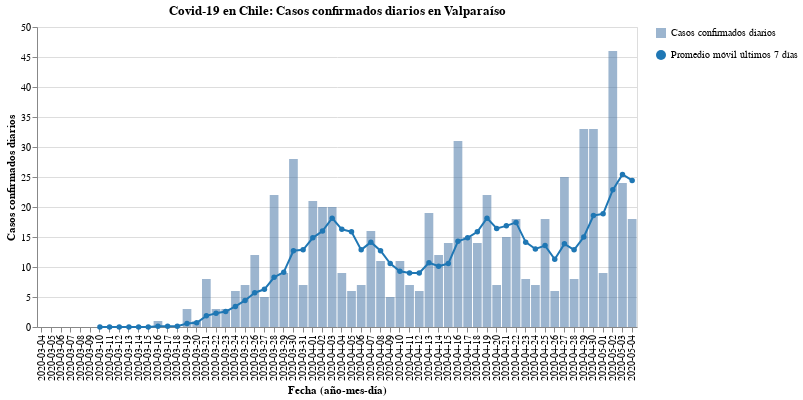

Write notebook code for a chart like this one.
### Code cell
#hide_input
bars, line = my_cases_plot(region)
(bars + line).properties(
    title=f'Covid-19 en Chile: Casos confirmados diarios en {region}',
    width=600
)

### Figure 1 — Vega-Lite specification as saved in the notebook (floating-point values rounded to 4 significant figures)
{"config": {"view": {"continuousWidth": 400, "continuousHeight": 300}}, "layer": [{"mark": {"type": "bar", "opacity": 0.7}, "encoding": {"opacity": {"type": "nominal", "field": "Casos confirmados diarios", "legend": {"title": ""}}, "tooltip": [{"type": "nominal", "field": "Fecha"}, {"type": "quantitative", "field": "Casos confirmados"}], "x": {"type": "nominal", "axis": {"title": "Fecha (año-mes-día)"}, "field": "Fecha"}, "y": {"type": "quantitative", "axis": {"title": "Casos confirmados diarios"}, "field": "Casos confirmados"}}}, {"mark": {"type": "line", "color": "#1f77b4", "point": {"filled": true, "fill": "#1f77b4"}}, "encoding": {"shape": {"type": "nominal", "field": "Promedio móvil últimos 7 días", "legend": {"title": ""}}, "x": {"type": "nominal", "axis": {"title": "Fecha (año-mes-día)"}, "field": "Fecha"}, "y": {"type": "quantitative", "field": "Rolling"}}}], "data": {"name": "data-ee1eb238ba0d8fe814710b7e63928afc"}, "title": "Covid-19 en Chile: Casos confirmados diarios en Valparaíso", "width": 600, "$schema": "https://vega.github.io/schema/vega-lite/v4.8.1.json", "datasets": {"data-ee1eb238ba0d8fe814710b7e63928afc": [{"Fecha": "2020-03-04", "Casos confirmados": 0, "Rolling": null, "Casos confirmados diarios": "Casos confirmados diarios", "Promedio móvil últimos 7 días": "Promedio móvil últimos 7 días"}, {"Fecha": "2020-03-05", "Casos confirmados": 0, "Rolling": null, "Casos confirmados diarios": "Casos confirmados diarios", "Promedio móvil últimos 7 días": "Promedio móvil últimos 7 días"}, {"Fecha": "2020-03-06", "Casos confirmados": 0, "Rolling": null, "Casos confirmados diarios": "Casos confirmados diarios", "Promedio móvil últimos 7 días": "Promedio móvil últimos 7 días"}, {"Fecha": "2020-03-07", "Casos confirmados": 0, "Rolling": null, "Casos confirmados diarios": "Casos confirmados diarios", "Promedio móvil últimos 7 días": "Promedio móvil últimos 7 días"}, {"Fecha": "2020-03-08", "Casos confirmados": 0, "Rolling": null, "Casos confirmados diarios": "Casos confirmados diarios", "Promedio móvil últimos 7 días": "Promedio móvil últimos 7 días"}, {"Fecha": "2020-03-09", "Casos confirmados": 0, "Rolling": null, "Casos confirmados diarios": "Casos confirmados diarios", "Promedio móvil últimos 7 días": "Promedio móvil últimos 7 días"}, {"Fecha": "2020-03-10", "Casos confirmados": 0, "Rolling": 0.0, "Casos confirmados diarios": "Casos confirmados diarios", "Promedio móvil últimos 7 días": "Promedio móvil últimos 7 días"}, {"Fecha": "2020-03-11", "Casos confirmados": 0, "Rolling": 0.0, "Casos confirmados diarios": "Casos confirmados diarios", "Promedio móvil últimos 7 días": "Promedio móvil últimos 7 días"}, {"Fecha": "2020-03-12", "Casos confirmados": 0, "Rolling": 0.0, "Casos confirmados diarios": "Casos confirmados diarios", "Promedio móvil últimos 7 días": "Promedio móvil últimos 7 días"}, {"Fecha": "2020-03-13", "Casos confirmados": 0, "Rolling": 0.0, "Casos confirmados diarios": "Casos confirmados diarios", "Promedio móvil últimos 7 días": "Promedio móvil últimos 7 días"}, {"Fecha": "2020-03-14", "Casos confirmados": 0, "Rolling": 0.0, "Casos confirmados diarios": "Casos confirmados diarios", "Promedio móvil últimos 7 días": "Promedio móvil últimos 7 días"}, {"Fecha": "2020-03-15", "Casos confirmados": 0, "Rolling": 0.0, "Casos confirmados diarios": "Casos confirmados diarios", "Promedio móvil últimos 7 días": "Promedio móvil últimos 7 días"}, {"Fecha": "2020-03-16", "Casos confirmados": 1, "Rolling": 0.1429, "Casos confirmados diarios": "Casos confirmados diarios", "Promedio móvil últimos 7 días": "Promedio móvil últimos 7 días"}, {"Fecha": "2020-03-17", "Casos confirmados": 0, "Rolling": 0.1429, "Casos confirmados diarios": "Casos confirmados diarios", "Promedio móvil últimos 7 días": "Promedio móvil últimos 7 días"}, {"Fecha": "2020-03-18", "Casos confirmados": 0, "Rolling": 0.1429, "Casos confirmados diarios": "Casos confirmados diarios", "Promedio móvil últimos 7 días": "Promedio móvil últimos 7 días"}, {"Fecha": "2020-03-19", "Casos confirmados": 3, "Rolling": 0.5714, "Casos confirmados diarios": "Casos confirmados diarios", "Promedio móvil últimos 7 días": "Promedio móvil últimos 7 días"}, {"Fecha": "2020-03-20", "Casos confirmados": 1, "Rolling": 0.7143, "Casos confirmados diarios": "Casos confirmados diarios", "Promedio móvil últimos 7 días": "Promedio móvil últimos 7 días"}, {"Fecha": "2020-03-21", "Casos confirmados": 8, "Rolling": 1.857, "Casos confirmados diarios": "Casos confirmados diarios", "Promedio móvil últimos 7 días": "Promedio móvil últimos 7 días"}, {"Fecha": "2020-03-22", "Casos confirmados": 3, "Rolling": 2.286, "Casos confirmados diarios": "Casos confirmados diarios", "Promedio móvil últimos 7 días": "Promedio móvil últimos 7 días"}, {"Fecha": "2020-03-23", "Casos confirmados": 3, "Rolling": 2.571, "Casos confirmados diarios": "Casos confirmados diarios", "Promedio móvil últimos 7 días": "Promedio móvil últimos 7 días"}, {"Fecha": "2020-03-24", "Casos confirmados": 6, "Rolling": 3.429, "Casos confirmados diarios": "Casos confirmados diarios", "Promedio móvil últimos 7 días": "Promedio móvil últimos 7 días"}, {"Fecha": "2020-03-25", "Casos confirmados": 7, "Rolling": 4.429, "Casos confirmados diarios": "Casos confirmados diarios", "Promedio móvil últimos 7 días": "Promedio móvil últimos 7 días"}, {"Fecha": "2020-03-26", "Casos confirmados": 12, "Rolling": 5.714, "Casos confirmados diarios": "Casos confirmados diarios", "Promedio móvil últimos 7 días": "Promedio móvil últimos 7 días"}, {"Fecha": "2020-03-27", "Casos confirmados": 5, "Rolling": 6.286, "Casos confirmados diarios": "Casos confirmados diarios", "Promedio móvil últimos 7 días": "Promedio móvil últimos 7 días"}, {"Fecha": "2020-03-28", "Casos confirmados": 22, "Rolling": 8.286, "Casos confirmados diarios": "Casos confirmados diarios", "Promedio móvil últimos 7 días": "Promedio móvil últimos 7 días"}, {"Fecha": "2020-03-29", "Casos confirmados": 9, "Rolling": 9.143, "Casos confirmados diarios": "Casos confirmados diarios", "Promedio móvil últimos 7 días": "Promedio móvil últimos 7 días"}, {"Fecha": "2020-03-30", "Casos confirmados": 28, "Rolling": 12.71, "Casos confirmados diarios": "Casos confirmados diarios", "Promedio móvil últimos 7 días": "Promedio móvil últimos 7 días"}, {"Fecha": "2020-03-31", "Casos confirmados": 7, "Rolling": 12.86, "Casos confirmados diarios": "Casos confirmados diarios", "Promedio móvil últimos 7 días": "Promedio móvil últimos 7 días"}, {"Fecha": "2020-04-01", "Casos confirmados": 21, "Rolling": 14.86, "Casos confirmados diarios": "Casos confirmados diarios", "Promedio móvil últimos 7 días": "Promedio móvil últimos 7 días"}, {"Fecha": "2020-04-02", "Casos confirmados": 20, "Rolling": 16.0, "Casos confirmados diarios": "Casos confirmados diarios", "Promedio móvil últimos 7 días": "Promedio móvil últimos 7 días"}, {"Fecha": "2020-04-03", "Casos confirmados": 20, "Rolling": 18.14, "Casos confirmados diarios": "Casos confirmados diarios", "Promedio móvil últimos 7 días": "Promedio móvil últimos 7 días"}, {"Fecha": "2020-04-04", "Casos confirmados": 9, "Rolling": 16.29, "Casos confirmados diarios": "Casos confirmados diarios", "Promedio móvil últimos 7 días": "Promedio móvil últimos 7 días"}, {"Fecha": "2020-04-05", "Casos confirmados": 6, "Rolling": 15.86, "Casos confirmados diarios": "Casos confirmados diarios", "Promedio móvil últimos 7 días": "Promedio móvil últimos 7 días"}, {"Fecha": "2020-04-06", "Casos confirmados": 7, "Rolling": 12.86, "Casos confirmados diarios": "Casos confirmados diarios", "Promedio móvil últimos 7 días": "Promedio móvil últimos 7 días"}, {"Fecha": "2020-04-07", "Casos confirmados": 16, "Rolling": 14.14, "Casos confirmados diarios": "Casos confirmados diarios", "Promedio móvil últimos 7 días": "Promedio móvil últimos 7 días"}, {"Fecha": "2020-04-08", "Casos confirmados": 11, "Rolling": 12.71, "Casos confirmados diarios": "Casos confirmados diarios", "Promedio móvil últimos 7 días": "Promedio móvil últimos 7 días"}, {"Fecha": "2020-04-09", "Casos confirmados": 5, "Rolling": 10.57, "Casos confirmados diarios": "Casos confirmados diarios", "Promedio móvil últimos 7 días": "Promedio móvil últimos 7 días"}, {"Fecha": "2020-04-10", "Casos confirmados": 11, "Rolling": 9.286, "Casos confirmados diarios": "Casos confirmados diarios", "Promedio móvil últimos 7 días": "Promedio móvil últimos 7 días"}, {"Fecha": "2020-04-11", "Casos confirmados": 7, "Rolling": 9.0, "Casos confirmados diarios": "Casos confirmados diarios", "Promedio móvil últimos 7 días": "Promedio móvil últimos 7 días"}, {"Fecha": "2020-04-12", "Casos confirmados": 6, "Rolling": 9.0, "Casos confirmados diarios": "Casos confirmados diarios", "Promedio móvil últimos 7 días": "Promedio móvil últimos 7 días"}, {"Fecha": "2020-04-13", "Casos confirmados": 19, "Rolling": 10.71, "Casos confirmados diarios": "Casos confirmados diarios", "Promedio móvil últimos 7 días": "Promedio móvil últimos 7 días"}, {"Fecha": "2020-04-14", "Casos confirmados": 12, "Rolling": 10.14, "Casos confirmados diarios": "Casos confirmados diarios", "Promedio móvil últimos 7 días": "Promedio móvil últimos 7 días"}, {"Fecha": "2020-04-15", "Casos confirmados": 14, "Rolling": 10.57, "Casos confirmados diarios": "Casos confirmados diarios", "Promedio móvil últimos 7 días": "Promedio móvil últimos 7 días"}, {"Fecha": "2020-04-16", "Casos confirmados": 31, "Rolling": 14.29, "Casos confirmados diarios": "Casos confirmados diarios", "Promedio móvil últimos 7 días": "Promedio móvil últimos 7 días"}, {"Fecha": "2020-04-17", "Casos confirmados": 15, "Rolling": 14.86, "Casos confirmados diarios": "Casos confirmados diarios", "Promedio móvil últimos 7 días": "Promedio móvil últimos 7 días"}, {"Fecha": "2020-04-18", "Casos confirmados": 14, "Rolling": 15.86, "Casos confirmados diarios": "Casos confirmados diarios", "Promedio móvil últimos 7 días": "Promedio móvil últimos 7 días"}, {"Fecha": "2020-04-19", "Casos confirmados": 22, "Rolling": 18.14, "Casos confirmados diarios": "Casos confirmados diarios", "Promedio móvil últimos 7 días": "Promedio móvil últimos 7 días"}, {"Fecha": "2020-04-20", "Casos confirmados": 7, "Rolling": 16.43, "Casos confirmados diarios": "Casos confirmados diarios", "Promedio móvil últimos 7 días": "Promedio móvil últimos 7 días"}, {"Fecha": "2020-04-21", "Casos confirmados": 15, "Rolling": 16.86, "Casos confirmados diarios": "Casos confirmados diarios", "Promedio móvil últimos 7 días": "Promedio móvil últimos 7 días"}, {"Fecha": "2020-04-22", "Casos confirmados": 18, "Rolling": 17.43, "Casos confirmados diarios": "Casos confirmados diarios", "Promedio móvil últimos 7 días": "Promedio móvil últimos 7 días"}, {"Fecha": "2020-04-23", "Casos confirmados": 8, "Rolling": 14.14, "Casos confirmados diarios": "Casos confirmados diarios", "Promedio móvil últimos 7 días": "Promedio móvil últimos 7 días"}, {"Fecha": "2020-04-24", "Casos confirmados": 7, "Rolling": 13.0, "Casos confirmados diarios": "Casos confirmados diarios", "Promedio móvil últimos 7 días": "Promedio móvil últimos 7 días"}, {"Fecha": "2020-04-25", "Casos confirmados": 18, "Rolling": 13.57, "Casos confirmados diarios": "Casos confirmados diarios", "Promedio móvil últimos 7 días": "Promedio móvil últimos 7 días"}, {"Fecha": "2020-04-26", "Casos confirmados": 6, "Rolling": 11.29, "Casos confirmados diarios": "Casos confirmados diarios", "Promedio móvil últimos 7 días": "Promedio móvil últimos 7 días"}, {"Fecha": "2020-04-27", "Casos confirmados": 25, "Rolling": 13.86, "Casos confirmados diarios": "Casos confirmados diarios", "Promedio móvil últimos 7 días": "Promedio móvil últimos 7 días"}, {"Fecha": "2020-04-28", "Casos confirmados": 8, "Rolling": 12.86, "Casos confirmados diarios": "Casos confirmados diarios", "Promedio móvil últimos 7 días": "Promedio móvil últimos 7 días"}, {"Fecha": "2020-04-29", "Casos confirmados": 33, "Rolling": 15.0, "Casos confirmados diarios": "Casos confirmados diarios", "Promedio móvil últimos 7 días": "Promedio móvil últimos 7 días"}, {"Fecha": "2020-04-30", "Casos confirmados": 33, "Rolling": 18.57, "Casos confirmados diarios": "Casos confirmados diarios", "Promedio móvil últimos 7 días": "Promedio móvil últimos 7 días"}, {"Fecha": "2020-05-01", "Casos confirmados": 9, "Rolling": 18.86, "Casos confirmados diarios": "Casos confirmados diarios", "Promedio móvil últimos 7 días": "Promedio móvil últimos 7 días"}, {"Fecha": "2020-05-02", "Casos confirmados": 46, "Rolling": 22.86, "Casos confirmados diarios": "Casos confirmados diarios", "Promedio móvil últimos 7 días": "Promedio móvil últimos 7 días"}, {"Fecha": "2020-05-03", "Casos confirmados": 24, "Rolling": 25.43, "Casos confirmados diarios": "Casos confirmados diarios", "Promedio móvil últimos 7 días": "Promedio móvil últimos 7 días"}, {"Fecha": "2020-05-04", "Casos confirmados": 18, "Rolling": 24.43, "Casos confirmados diarios": "Casos confirmados diarios", "Promedio móvil últimos 7 días": "Promedio móvil últimos 7 días"}]}}
